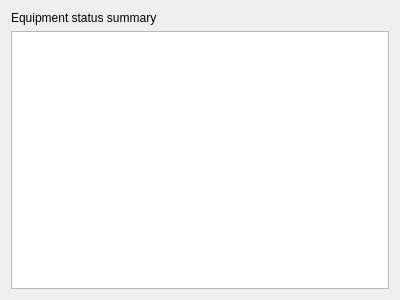
<?xml version="1.0" encoding="UTF-8"?>
<ui version="4.0">
 <class>equipmentSummary</class>
 <widget class="QWidget" name="equipmentSummary">
  <property name="geometry">
   <rect>
    <x>0</x>
    <y>0</y>
    <width>400</width>
    <height>300</height>
   </rect>
  </property>
  <property name="windowTitle">
   <string>Form</string>
  </property>
  <layout class="QVBoxLayout" name="verticalLayout">
   <item>
    <widget class="QLabel" name="label">
     <property name="text">
      <string>Equipment status summary</string>
     </property>
    </widget>
   </item>
   <item>
    <widget class="QTableView" name="summaryTableView">
     <property name="frameShadow">
      <enum>QFrame::Plain</enum>
     </property>
     <property name="showDropIndicator" stdset="0">
      <bool>false</bool>
     </property>
     <property name="showGrid">
      <bool>false</bool>
     </property>
    </widget>
   </item>
  </layout>
 </widget>
 <resources/>
 <connections/>
</ui>
